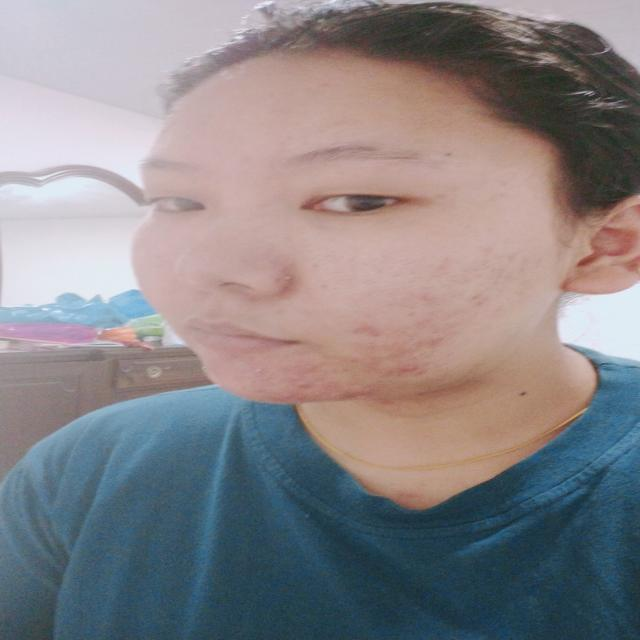
#> input picture Dataset/Acne/10/1-3-_jpg.rf.8c6161cbe86b7439c921fc81486e9cd0.jpg, 640 x 640 px; its folder holds only this picture in this run
$ jupyter execute --allow-errors kentshare.ipynb   (older library calls are emulated)
#> lines starting #> are read from the running program, lines starting #| are printed output that depends on the picture; after the words box and inside, x2 and y2 are one past the last pixel; in counts of white or black regions, pixels touching at a corner belong together
[cell 1]
import os
import cv2
import numpy as np
from sklearn.model_selection import train_test_split
from sklearn.svm import SVC
from sklearn.metrics import classification_report, accuracy_score
from tensorflow.keras.models import Sequential
from tensorflow.keras.layers import Conv2D, MaxPooling2D, Flatten, Dense, Dropout
from tensorflow.keras.utils import to_categorical
from skimage.feature import local_binary_pattern, hog, graycomatrix, graycoprops
from sklearn.ensemble import RandomForestClassifier, StackingClassifier
from xgboost import XGBClassifier
import pickle
from sklearn.model_selection import train_test_split
from sklearn.svm import SVC
from sklearn.linear_model import LogisticRegression

[cell 2]
def isskin(image):
    h_min = 0
    h_max = 128
    s_min = 100
    s_max = 150
    v_min = 0
    v_max = 128

    hsv_image = cv2.cvtColor(image, cv2.COLOR_BGR2HSV)

    lower_hsv = np.array([h_min, s_min, v_min])
    upper_hsv = np.array([h_max, s_max, v_max])

    skinMask = cv2.inRange(hsv_image, lower_hsv, upper_hsv)

    kernel = cv2.getStructuringElement(cv2.MORPH_ELLIPSE, (5, 5))
    skinMask = cv2.erode(skinMask, kernel, iterations=2)
    skinMask = cv2.dilate(skinMask, kernel, iterations=2)

    skinMask = cv2.GaussianBlur(skinMask, (5, 5), 0)

    skin = cv2.bitwise_and(image, image, mask=skinMask)

    # alpha = np.uint8(skinMask > 0) * 255
    # result = cv2.merge((skin, alpha))

    # cv2.imwrite("skin_detection_result.png", result)
    return skin

[cell 3]
# Skin Segmentation
def extract_skin_and_preprocess(img):
    img1 = cv2.imread(img)
    skin_img = isskin(img1)

    if skin_img.shape[2] == 4:
        skin_img = skin_img[:, :, :3]

    denoised = cv2.fastNlMeansDenoising(skin_img, h=10)
    img_resized = cv2.resize(denoised, (128, 128))

    # Convert to grayscale
    gray = cv2.cvtColor(img_resized, cv2.COLOR_BGR2GRAY)
    return gray

[cell 4]
def load_data(dataset_path):
#> called with dataset_path = 'Dataset'
    classes = {'Acne': 0, 'Bags': 1, 'Redness': 2}  # Map class names to labels
    X, y = [], []
    for class_name, label in classes.items():
        class_path = os.path.join(dataset_path, class_name)
        if not os.path.exists(class_path):
            print(f"Folder not found: {class_path}")
            continue
        for subfolder in os.listdir(class_path):  # Iterate through subfolders (0-10)
            subfolder_path = os.path.join(class_path, subfolder)
            if os.path.isdir(subfolder_path):
                for img_name in os.listdir(subfolder_path):  # Iterate through images
                    img_path = os.path.join(subfolder_path, img_name)
                    img = cv2.imread(img_path)
#> img is the input picture: shape (640, 640, 3); mean B, G, R 135.2, 132.2, 136.4
                    if img is not None:
                        img = extract_skin_and_preprocess(img_path)
#> in isskin, `hsv_image = cv2.cvtColor(image, cv2.COLOR_BGR2HSV)`: hsv_image: shape (640, 640, 3); mean H, S, V 65.5, 70.5, 153.6
#> in isskin, `skinMask = cv2.inRange(hsv_image, lower_hsv, upper_hsv)`:
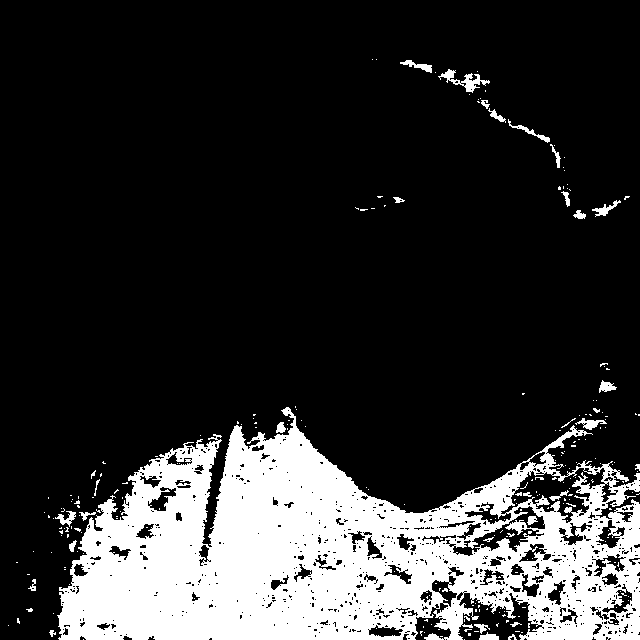
#> skinMask: shape (640, 640); 19.8% white; 252 white regions (221 under 20 px), largest, box (x1, y1, x2, y2) and area: (57, 407, 640, 640) 78029, (438, 69, 490, 93) 385, (575, 418, 607, 430) 161
#> in isskin, `skinMask = cv2.erode(skinMask, kernel, iterations=2)`:
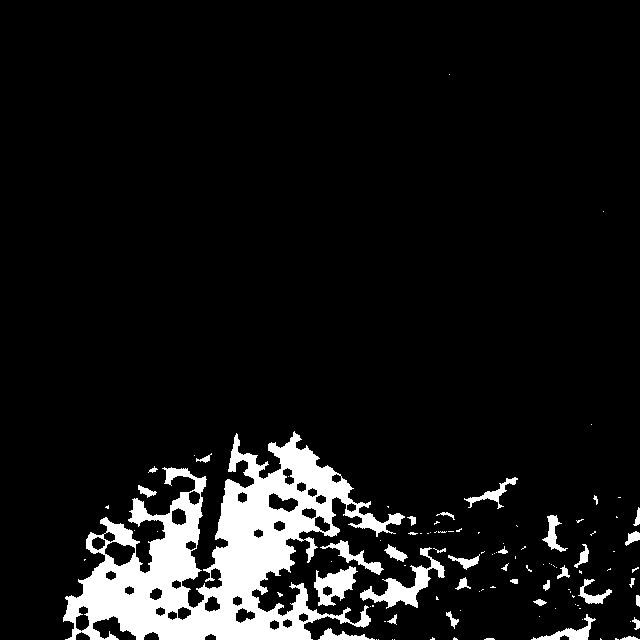
#> skinMask: shape (640, 640); 8.5% white; 107 white regions (73 under 20 px), largest, box (x1, y1, x2, y2) and area: (63, 431, 405, 640) 28191, (360, 547, 445, 609) 1380, (314, 566, 358, 606) 914
#> in isskin, `skinMask = cv2.dilate(skinMask, kernel, iterations=2)`:
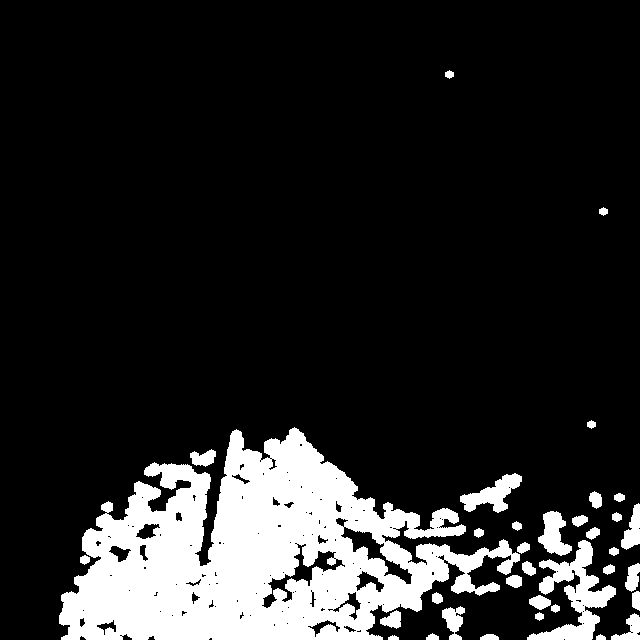
#> skinMask: shape (640, 640); 15.1% white; 35 white regions, largest, box (x1, y1, x2, y2) and area: (59, 427, 520, 640) 52250, (527, 540, 616, 640) 3240, (460, 473, 522, 513) 1111
#> in isskin, `skinMask = cv2.GaussianBlur(skinMask, (5, 5), 0)`:
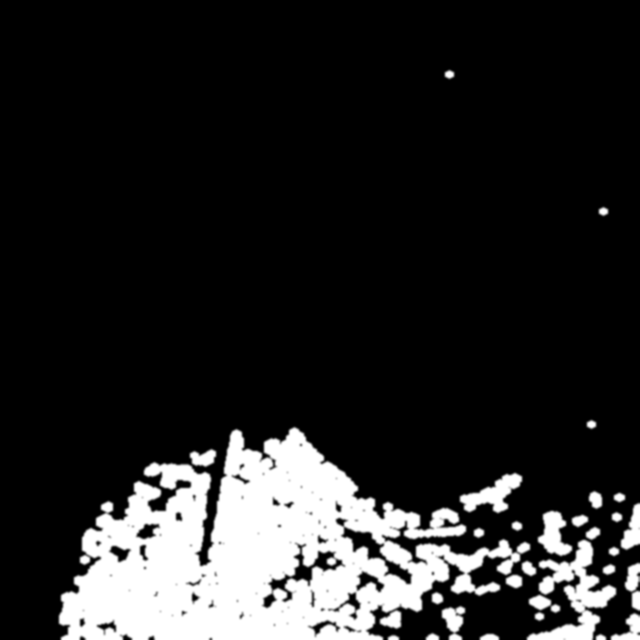
#> skinMask: shape (640, 640); min 0, max 255, mean 38.6
#> in isskin, `skin = cv2.bitwise_and(image, image, mask=skinMask)`:
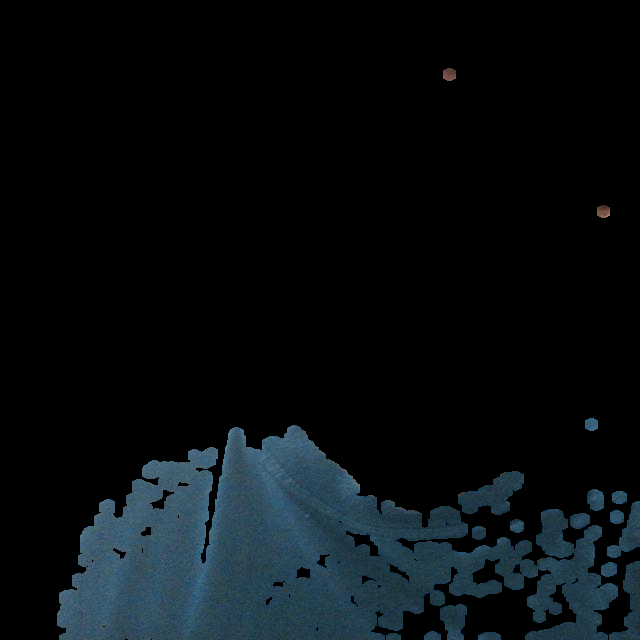
#> skin: shape (640, 640, 3); mean B, G, R 16.6, 13.6, 8.3
#> in extract_skin_and_preprocess, `img_resized = cv2.resize(denoised, (128, 128))`:
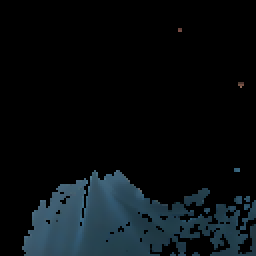
#> img_resized: shape (128, 128, 3) (shown 2 times larger); mean B, G, R 16.6, 13.7, 8.3
#> in extract_skin_and_preprocess, `gray = cv2.cvtColor(img_resized, cv2.COLOR_BGR2GRAY)`:
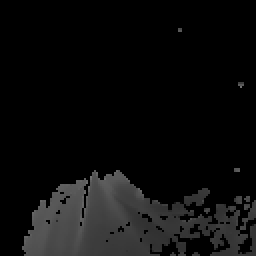
#> gray: shape (128, 128) (shown 2 times larger); min 0, max 114, mean 12.4
                        X.append(img)
                        y.append(label)
                    else:
                        print(f"Failed to load image: {img_path}")
#> pass 2 of the loop in load_data, `for class_name, label in classes.items():`:
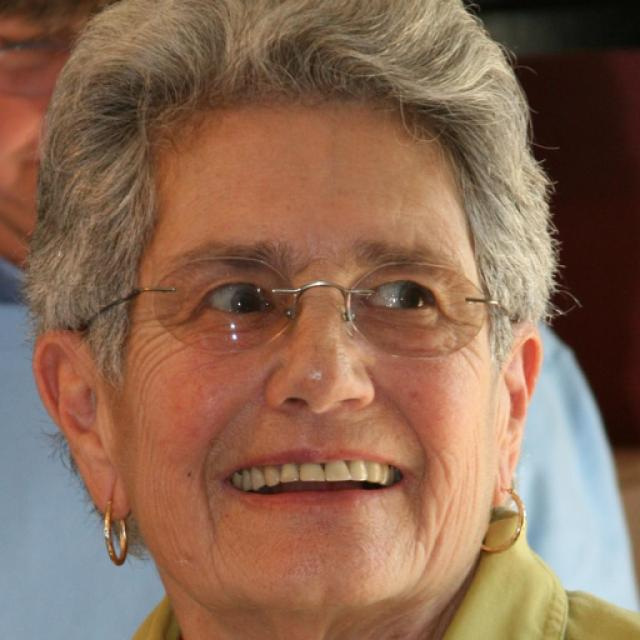
#> input picture Dataset/Bags/20/00569_png_jpg.rf.11c7609c86979a6c6634e5df264ca711.jpg, 640 x 640 px
#> in load_data, img is the input picture: shape (640, 640, 3); mean B, G, R 84.7, 106.1, 139.8
#> hsv_image: shape (640, 640, 3); mean H, S, V 23.4, 120.2, 143.9
#> in isskin (call 2), `skinMask = cv2.inRange(hsv_image, lower_hsv, upper_hsv)`:
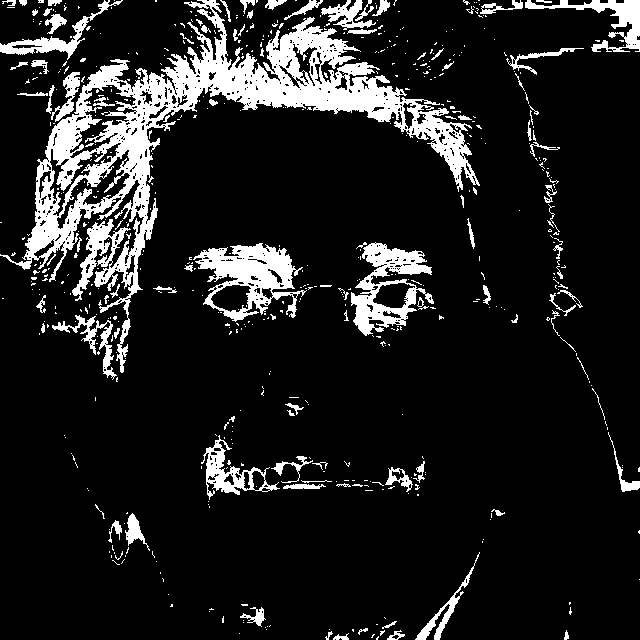
#> skinMask: shape (640, 640); 12.5% white; 587 white regions (488 under 20 px), largest, box (x1, y1, x2, y2) and area: (0, 0, 480, 373) 28755, (193, 243, 307, 322) 4007, (351, 242, 434, 336) 3224
#> in extract_skin_and_preprocess (call 2), `gray = cv2.cvtColor(img_resized, cv2.COLOR_BGR2GRAY)`:
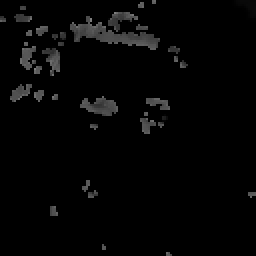
#> gray: shape (128, 128) (shown 2 times larger); min 0, max 129, mean 5
    print(f"Loaded {len(X)} images from {len(classes)} classes.")
#| Loaded 2 images from 3 classes.
    return np.array(X), np.array(y)

[cell 5]
# Load data
dataset_path = 'Dataset'
X, y = load_data(dataset_path)
#> y = [0, 1]

[cell 6]
# LBP Feature Extraction
def extract_lbp_features(img, P=8, R=1):
    if len(img.shape) == 3:  # If the image has 3 channels
        gray = cv2.cvtColor(img, cv2.COLOR_BGR2GRAY)
    else:
        gray = img  # Already grayscale
    lbp = local_binary_pattern(gray, P=P, R=R, method='uniform')
    hist, _ = np.histogram(lbp, bins=np.arange(0, P+3), range=(0, P+2))
    hist = hist.astype('float')
    hist /= (hist.sum() + 1e-6)
    return hist

# HOG Feature Extraction
def extract_hog_features(img, orientations=9, pixels_per_cell=(8, 8), cells_per_block=(2, 2)):
    if len(img.shape) == 3:  # If the image has 3 channels
        gray = cv2.cvtColor(img, cv2.COLOR_BGR2GRAY)
    else:
        gray = img  # Already grayscale
    features, _ = hog(gray, orientations=orientations, pixels_per_cell=pixels_per_cell,
                      cells_per_block=cells_per_block, block_norm='L2-Hys', visualize=True)
    return features

# Color Histogram Feature Extraction
def extract_color_features(img, h_range=(0, 128), s_range=(100, 150), v_range=(0, 128)):

    if len(img.shape) != 3 or img.shape[2] < 3:  # Ensure the image has 3 channels
        img = cv2.cvtColor(img, cv2.COLOR_GRAY2BGR)

    hsv = cv2.cvtColor(img, cv2.COLOR_BGR2HSV)
    hist_h = cv2.calcHist([hsv], [0], None, [256], h_range)
    hist_s = cv2.calcHist([hsv], [1], None, [256], s_range)
    hist_v = cv2.calcHist([hsv], [2], None, [256], v_range)
    hist_h /= hist_h.sum() + 1e-6
    hist_s /= hist_s.sum() + 1e-6
    hist_v /= hist_v.sum() + 1e-6
    return np.concatenate([hist_h.flatten(), hist_s.flatten(), hist_v.flatten()])


# GLCM Feature Extraction
def extract_glcm_features(img, distances=[5], angles=[0], properties=('contrast', 'dissimilarity', 'homogeneity', 'energy', 'correlation')):
    if len(img.shape) == 3:  # If the image has 3 channels
        gray = cv2.cvtColor(img, cv2.COLOR_BGR2GRAY)
    else:
        gray = img  # Already grayscale
    glcm = graycomatrix(gray, distances=distances, angles=angles, levels=256, symmetric=True, normed=True)
    glcm_features = []
    for prop in properties:
        glcm_features.append(graycoprops(glcm, prop).flatten())
    return np.concatenate(glcm_features)

# Combined Feature Extraction
def extract_combined_features(img, h_range=(0, 128), s_range=(100, 150), v_range=(0, 128)):

    # Extract features
    lbp_features = extract_lbp_features(img)
    hog_features = extract_hog_features(img)

    # Use original image for color features
    color_features = extract_color_features(img, h_range, s_range, v_range)

    return np.concatenate([lbp_features, hog_features, color_features])


# Example usage with training a model
def train_model_with_combined_features(X_images, y_labels, h_range=(0, 128), s_range=(100, 150), v_range=(0, 128)):

    # Extract features for all images
    X_features1 = np.array([extract_combined_features(img, h_range, s_range, v_range) for img in X_images])
    X_features2 = np.array([extract_glcm_features(img) for img in X_images])

    # Split into training and validation sets
    X_train, X_val, y_train, y_val = train_test_split(X_features1, y_labels, test_size=0.2, random_state=42)
    X2_train, X2_val, y2_train, y2_val = train_test_split(X_features2, y_labels, test_size=0.2, random_state=42)

    # Train a classifier (SVC)
    base_models = [
        ('svm', SVC(kernel='linear', probability=True)),
        ('rf', RandomForestClassifier(n_estimators=100, random_state=42)),
        ('xgb', XGBClassifier(use_label_encoder=False, eval_metric='mlogloss', random_state=42))
    ]
    # Meta-model
    meta_model = LogisticRegression(multi_class='multinomial', solver='lbfgs')

    # Stacking Classifier
    stacking_clf = StackingClassifier(estimators=base_models, final_estimator=meta_model, cv=5)
    stacking_clf2 = StackingClassifier(estimators=base_models, final_estimator=meta_model, cv=5)
    stacking_clf.fit(X_train, y_train)
    stacking_clf2.fit(X2_train, y2_train)

    # Evaluate model
    y_pred = stacking_clf.predict(X_val)
    y2_pred = stacking_clf2.predict(X2_val)
    accuracy = accuracy_score(y_val, y_pred)
    accuracy2 = accuracy_score(y2_val, y2_pred)
    print(f"Validation Accuracy With Skin Segmentation:")
    print(classification_report(y_val, y_pred))
    print(f"Validation Accuracy With GLCM Only:")
    print(classification_report(y2_val, y2_pred))

    return stacking_clf

[cell 7]
X_features = np.array([extract_combined_features(img, h_range=(0, 128), s_range=(100, 150), v_range=(0, 128)) for img in X])
#> in extract_lbp_features, `lbp = local_binary_pattern(gray, P=P, R=R, method='uniform')`:
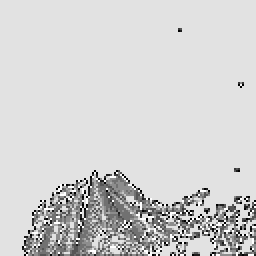
#> lbp: shape (128, 128) float64 (shown 2 times larger); min 0, max 9, mean 7.4; drawn with min black and max white
#> in extract_lbp_features, `hist, _ = np.histogram(lbp, bins=np.arange(0, P+3), range=(0, P+2))`: hist = [159, 186, 78, 461, 531, 702, 196, 235, 13538, 298]
#> in extract_lbp_features, `hist /= (hist.sum() + 1e-6)`: hist = [0.0097, 0.0114, 0.00476, 0.0281, 0.0324, 0.0428, 0.012, 0.0143, 0.826, 0.0182]
#> in extract_combined_features, `lbp_features = extract_lbp_features(img)`: lbp_features has the same summary as hist in extract_lbp_features
#> in extract_hog_features, `features, _ = hog(gray, orientations=orientations, pixels_per_cell=pix..`: features = 8100 values, max 1 at index 1453, min 0 at index 0, mean 0.0369
#> in extract_combined_features, `hog_features = extract_hog_features(img)`: hog_features has the same summary as features in extract_hog_features
#> in extract_color_features, `hsv = cv2.cvtColor(img, cv2.COLOR_BGR2HSV)`: hsv: shape (128, 128, 3); mean H, S, V 0, 0, 12.4
#> in extract_color_features, `hist_h = cv2.calcHist([hsv], [0], None, [256], h_range)`: hist_h = 256 values, max 16384 at index 0, min 0 at index 1, mean 64
#> in extract_color_features, `hist_s = cv2.calcHist([hsv], [1], None, [256], s_range)`: hist_s = 256 values from 0 to 0
#> in extract_color_features, `hist_v = cv2.calcHist([hsv], [2], None, [256], v_range)`: hist_v = 256 values, max 13255 at index 0, min 0 at index 1, mean 64
#> in extract_color_features, `hist_h /= hist_h.sum() + 1e-6`: hist_h = 256 values, max 1 at index 0, min 0 at index 1, mean 0.00391
#> in extract_color_features, `hist_v /= hist_v.sum() + 1e-6`: hist_v = 256 values, max 0.809 at index 0, min 0 at index 1, mean 0.00391
#> in extract_combined_features, `color_features = extract_color_features(img, h_range, s_range, v_range)`: color_features = 768 values, max 1 at index 0, min 0 at index 1, mean 0.0026
#> call 2 of extract_lbp_features, with P = 8, R = 1
#> in extract_lbp_features (call 2), `lbp = local_binary_pattern(gray, P=P, R=R, method='uniform')`:
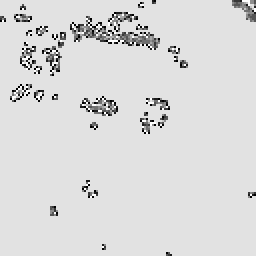
#> lbp: shape (128, 128) float64 (shown 2 times larger); min 0, max 9, mean 7.71; drawn with min black and max white
#> in extract_lbp_features (call 2), `hist, _ = np.histogram(lbp, bins=np.arange(0, P+3), range=(0, P+2))`: hist = [176, 144, 91, 154, 143, 166, 55, 50, 15222, 183]
#> in extract_lbp_features (call 2), `hist /= (hist.sum() + 1e-6)`: hist = [0.0107, 0.00879, 0.00555, 0.0094, 0.00873, 0.0101, 0.00336, 0.00305, 0.929, 0.0112]
#> call 2 of extract_color_features, with h_range = (0, 128), s_range = (100, 150), v_range = (0, 128)
#> in extract_color_features (call 2), `img = cv2.cvtColor(img, cv2.COLOR_GRAY2BGR)`:
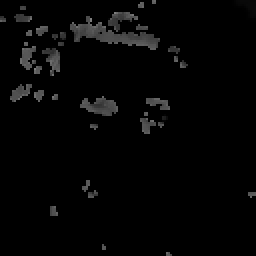
#> img: shape (128, 128, 3) (shown 2 times larger); min 0, max 129, mean 5
#> in extract_color_features (call 2), `hsv = cv2.cvtColor(img, cv2.COLOR_BGR2HSV)`: hsv: shape (128, 128, 3); mean H, S, V 0, 0, 5
#> in extract_color_features (call 2), `hist_h = cv2.calcHist([hsv], [0], None, [256], h_range)`: hist_h = 256 values, max 16384 at index 0, min 0 at index 1, mean 64
#> in extract_color_features (call 2), `hist_v = cv2.calcHist([hsv], [2], None, [256], v_range)`: hist_v = 256 values, max 15203 at index 0, min 0 at index 1, mean 64
#> in extract_color_features (call 2), `hist_h /= hist_h.sum() + 1e-6`: hist_h = 256 values, max 1 at index 0, min 0 at index 1, mean 0.00391
#> in extract_color_features (call 2), `hist_v /= hist_v.sum() + 1e-6`: hist_v = 256 values, max 0.928 at index 0, min 0 at index 1, mean 0.00391
X_train, X_val, y_train, y_val = train_test_split(X_features, y, test_size=0.2, random_state=42)
#> y_train = [0]; y_val = [1]

#> (a cell that did not finish here is left out)

[cell 9]
print(f"Validation Accuracy Stacking With Logistic Regression With Gamma Correction:")
#> (the rest of this cell did not finish here and is left out)

#> (a cell that did not finish here is left out)

#> in train_model_with_combined_features, `X_features2 = np.array([extract_glcm_features(img) for img in X_images])`: X_features2 = [[337.7, 5.54, 0.805, 0.77, 0.767], [509.7, 6.49, 0.89, 0.885, 0.334]]
#> in train_model_with_combined_features, `X_train, X_val, y_train, y_val = train_test_split(X_features1, y_label..`: y_train = [0]; y_val = [1]
#> in train_model_with_combined_features, `X2_train, X2_val, y2_train, y2_val = train_test_split(X_features2, y_l..`: X2_train = [[337.7, 5.54, 0.805, 0.77, 0.767]]; X2_val = [[509.7, 6.49, 0.89, 0.885, 0.334]]; y2_train = [0]; y2_val = [1]

[cell 11]
file = open('udahpakeisskin.pkl', 'wb')
#> (the rest of this cell did not finish here and is left out)

#> (a cell that did not finish here is left out)

[cell 13]
X_features1 = np.array([extract_combined_features(img) for img in X])
X_train, X_val, y_train, y_val = train_test_split(X_features1, y, test_size=0.2, random_state=42)

[cell 14]
def train_model_with_combined_features2(X_images, y_labels, h_range=(0, 128), s_range=(100, 150), v_range=(0, 128)):
    # Extract features for all images
    X_features1 = np.array([extract_combined_features(img, h_range, s_range, v_range) for img in X_images])

    # X_features2 = np.array([extract_glcm_features(img) for img in X_images])
    # Split into training and validation sets
    X_train, X_val, y_train, y_val = train_test_split(X_features1, y_labels, test_size=0.2, random_state=42)

    return y_val

[cell 15]
y_val = train_model_with_combined_features2(X, y)
#> in train_model_with_combined_features2, `X_train, X_val, y_train, y_val = train_test_split(X_features1, y_label..`: y_train = [0]; y_val = [1]

[cell 16]
print(X[0])
#> (printed output is left out)
